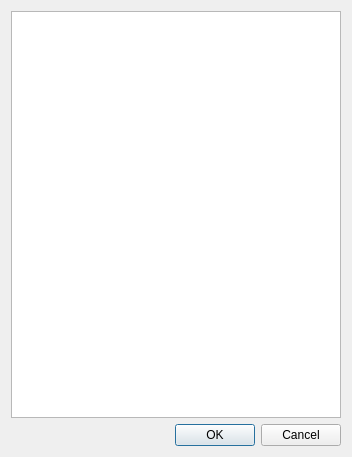
<?xml version="1.0" encoding="UTF-8"?>
<ui version="4.0">
 <class>CheckableListDialog</class>
 <widget class="QDialog" name="CheckableListDialog">
  <property name="geometry">
   <rect>
    <x>0</x>
    <y>0</y>
    <width>352</width>
    <height>457</height>
   </rect>
  </property>
  <property name="windowTitle">
   <string>Dialog</string>
  </property>
  <layout class="QVBoxLayout" name="verticalLayout">
   <item>
    <widget class="QTableView" name="tableView">
     <property name="alternatingRowColors">
      <bool>true</bool>
     </property>
     <attribute name="horizontalHeaderVisible">
      <bool>false</bool>
     </attribute>
     <attribute name="horizontalHeaderStretchLastSection">
      <bool>true</bool>
     </attribute>
     <attribute name="verticalHeaderVisible">
      <bool>false</bool>
     </attribute>
     <attribute name="verticalHeaderStretchLastSection">
      <bool>false</bool>
     </attribute>
    </widget>
   </item>
   <item>
    <widget class="QDialogButtonBox" name="buttonBox">
     <property name="orientation">
      <enum>Qt::Horizontal</enum>
     </property>
     <property name="standardButtons">
      <set>QDialogButtonBox::Cancel|QDialogButtonBox::Ok</set>
     </property>
    </widget>
   </item>
  </layout>
 </widget>
 <resources/>
 <connections>
  <connection>
   <sender>buttonBox</sender>
   <signal>accepted()</signal>
   <receiver>CheckableListDialog</receiver>
   <slot>accept()</slot>
   <hints>
    <hint type="sourcelabel">
     <x>248</x>
     <y>254</y>
    </hint>
    <hint type="destinationlabel">
     <x>157</x>
     <y>274</y>
    </hint>
   </hints>
  </connection>
  <connection>
   <sender>buttonBox</sender>
   <signal>rejected()</signal>
   <receiver>CheckableListDialog</receiver>
   <slot>reject()</slot>
   <hints>
    <hint type="sourcelabel">
     <x>316</x>
     <y>260</y>
    </hint>
    <hint type="destinationlabel">
     <x>286</x>
     <y>274</y>
    </hint>
   </hints>
  </connection>
 </connections>
</ui>
